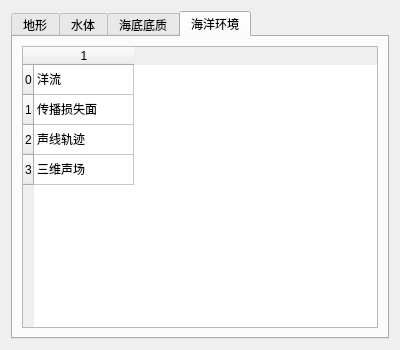
<?xml version="1.0" encoding="UTF-8"?>
<ui version="4.0">
 <class>TerrainWidget</class>
 <widget class="QWidget" name="TerrainWidget">
  <property name="geometry">
   <rect>
    <x>0</x>
    <y>0</y>
    <width>400</width>
    <height>350</height>
   </rect>
  </property>
  <property name="windowTitle">
   <string>Form</string>
  </property>
  <layout class="QHBoxLayout" name="horizontalLayout">
   <item>
    <widget class="QTabWidget" name="tabWidget">
     <property name="currentIndex">
      <number>3</number>
     </property>
     <widget class="QWidget" name="tab">
      <attribute name="title">
       <string>地形</string>
      </attribute>
      <layout class="QHBoxLayout" name="horizontalLayout_2">
       <item>
        <widget class="QTableWidget" name="tableWidget">
         <row>
          <property name="text">
           <string>0</string>
          </property>
         </row>
         <row>
          <property name="text">
           <string>1</string>
          </property>
         </row>
         <row>
          <property name="text">
           <string>2</string>
          </property>
         </row>
         <row>
          <property name="text">
           <string>3</string>
          </property>
         </row>
         <column>
          <property name="text">
           <string>0</string>
          </property>
         </column>
         <item row="0" column="0">
          <property name="text">
           <string>海山</string>
          </property>
         </item>
         <item row="1" column="0">
          <property name="text">
           <string>海沟</string>
          </property>
         </item>
         <item row="2" column="0">
          <property name="text">
           <string>阶梯</string>
          </property>
         </item>
         <item row="3" column="0">
          <property name="text">
           <string>海底山脉</string>
          </property>
         </item>
        </widget>
       </item>
      </layout>
     </widget>
     <widget class="QWidget" name="tab_2">
      <attribute name="title">
       <string>水体</string>
      </attribute>
      <layout class="QHBoxLayout" name="horizontalLayout_3">
       <item>
        <widget class="QTableWidget" name="tableWidget_2">
         <row>
          <property name="text">
           <string>0</string>
          </property>
         </row>
         <row>
          <property name="text">
           <string>1</string>
          </property>
         </row>
         <row>
          <property name="text">
           <string>2</string>
          </property>
         </row>
         <row>
          <property name="text">
           <string>3</string>
          </property>
         </row>
         <row>
          <property name="text">
           <string>4</string>
          </property>
         </row>
         <column>
          <property name="text">
           <string>新建列</string>
          </property>
         </column>
         <item row="0" column="0">
          <property name="text">
           <string>均匀水体</string>
          </property>
         </item>
         <item row="1" column="0">
          <property name="text">
           <string>渐变水体</string>
          </property>
         </item>
         <item row="2" column="0">
          <property name="text">
           <string>海洋峰</string>
          </property>
         </item>
         <item row="3" column="0">
          <property name="text">
           <string>涡型</string>
          </property>
         </item>
         <item row="4" column="0">
          <property name="text">
           <string>内波型</string>
          </property>
         </item>
        </widget>
       </item>
      </layout>
     </widget>
     <widget class="QWidget" name="tab_4">
      <attribute name="title">
       <string>海底底质</string>
      </attribute>
      <layout class="QHBoxLayout" name="horizontalLayout_4">
       <item>
        <widget class="QTableWidget" name="tableWidget_3">
         <row>
          <property name="text">
           <string>1</string>
          </property>
         </row>
         <column>
          <property name="text">
           <string>1</string>
          </property>
         </column>
         <item row="0" column="0">
          <property name="text">
           <string>泥沙</string>
          </property>
         </item>
        </widget>
       </item>
      </layout>
     </widget>
     <widget class="QWidget" name="tab_3">
      <attribute name="title">
       <string>海洋环境</string>
      </attribute>
      <layout class="QHBoxLayout" name="horizontalLayout_5">
       <item>
        <widget class="QTableWidget" name="tableWidget_4">
         <row>
          <property name="text">
           <string>0</string>
          </property>
         </row>
         <row>
          <property name="text">
           <string>1</string>
          </property>
         </row>
         <row>
          <property name="text">
           <string>2</string>
          </property>
         </row>
         <row>
          <property name="text">
           <string>3</string>
          </property>
         </row>
         <column>
          <property name="text">
           <string>1</string>
          </property>
         </column>
         <item row="0" column="0">
          <property name="text">
           <string>洋流</string>
          </property>
         </item>
         <item row="1" column="0">
          <property name="text">
           <string>传播损失面</string>
          </property>
         </item>
         <item row="2" column="0">
          <property name="text">
           <string>声线轨迹</string>
          </property>
         </item>
         <item row="3" column="0">
          <property name="text">
           <string>三维声场</string>
          </property>
         </item>
        </widget>
       </item>
      </layout>
     </widget>
    </widget>
   </item>
  </layout>
 </widget>
 <resources/>
 <connections/>
</ui>
